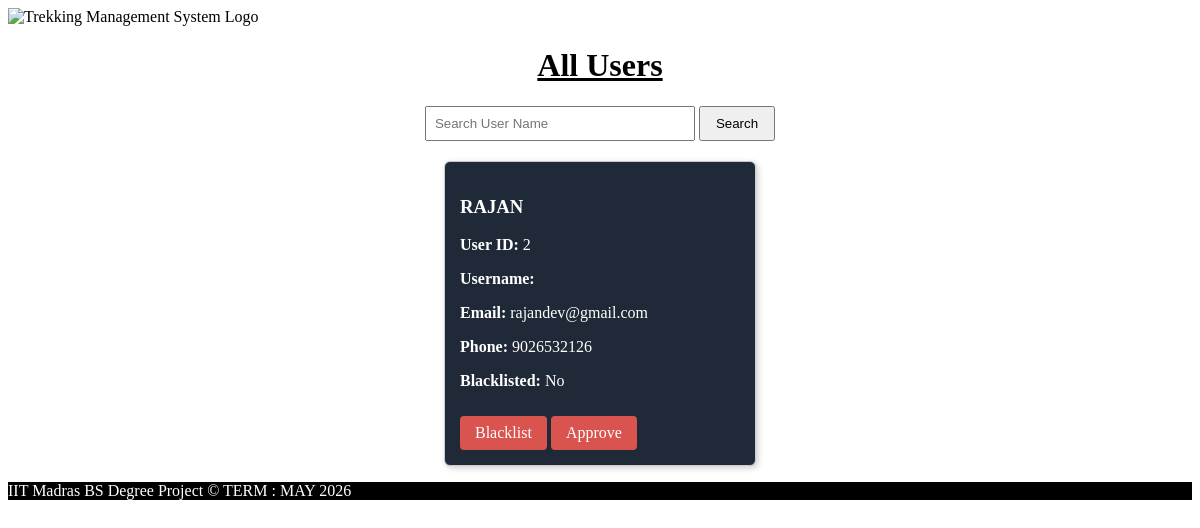
Before: /viewAllUsers with the older database file.
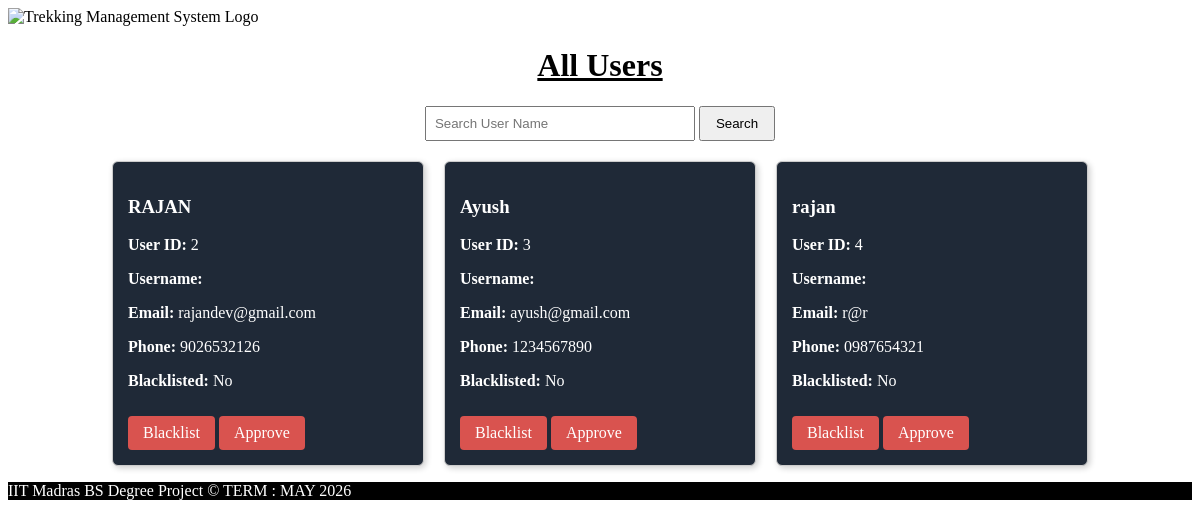
After: the same page with the newer database file.
### app.py (models this page shows)
class User(db.Model):
    __tablename__ ="users"
    user_id = db.Column(db.Integer , nullable = False , primary_key = True )
    name  = db.Column(db.String(50) , nullable = False)
    email = db.Column(db.String(50), nullable =False)
    password = db.Column (db.String(50), nullable = False)
    phone = db.Column (db.String(20),nullable = False )
    role = db.Column(db.String(10), nullable = False )
    status = db.Column(db.String(20),nullable =False )
    is_blacklisted = db.Column(db.Boolean , default = False )

### app.py (the view)
@app.route("/viewAllUsers")
def viewAllUsers():
    AllUsers = User.query.filter_by(role="user").all()
    return render_template("viewAllUsers.html" ,all_users = AllUsers)

### templates/viewAllUsers.html (shortened to what this page needs)
<!DOCTYPE html>
<html lang="en">
<head>
</head>
<body>
<div style ="text-align: left;">
    <img src="/static/logo_Trekking.png" alt="Trekking Management System Logo" style="width:100px;">
</div>
<h1><u>All Users</u></h1>
<form method="GET" class="search-area">
    <input type="text" name="search" placeholder="Search User Name">
    <button type="submit">Search</button>
</form>
<form action= # method="POST">
<div class="view_all_users">
{% for user in all_users %}
<div class="user-card">
    <h3>{{ user.name }}</h3>
    <p><strong>User ID:</strong> {{ user.user_id }}</p>
    <p><strong>Username:</strong> {{ user.username }}</p>
    <p><strong>Email:</strong> {{ user.email }}</p>
    <p><strong>Phone:</strong> {{ user.phone }}</p>
    <p>
        <strong>Blacklisted:</strong>
        {% if user.is_blacklisted %}
            Yes
        {% else %}
            No
        {% endif %}
    </p>
    <a class="blacklisting" href="/blacklistStaff/{{ user.id }}">
        Blacklist
    </a>
    <a class="blacklisting" href="/approveStaff/{{ user.id }}">
        Approve
    </a>
</div>
{% endfor %}
</div>
</form>
<div id ="footer" style ="color:white;background-color: black;">
    <p>IIT Madras BS Degree Project © TERM : MAY 2026</p>
</div>
</body>
</html>

Changed rows visible on the page:
added User: name "Ayush", user_id "3", email "ayush@gmail.com", phone "1234567890", is_blacklisted "No"
added User: name "rajan", user_id "4", email "r@r", phone "0987654321", is_blacklisted "No"
